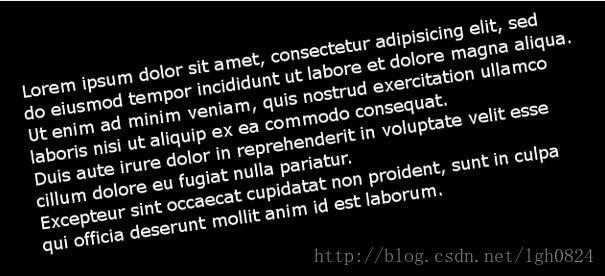
#> input picture image/20170726002652836.jpeg, 605 x 276 px
$ python -i detect_text.py   (imports and definitions only)   (older library calls are emulated)
#> lines starting #> are read from the running program, lines starting #| are printed output that depends on the picture; after the words box and inside, x2 and y2 are one past the last pixel; in counts of white or black regions, pixels touching at a corner belong together
#> further down, picture is the input picture: shape (276, 605, 3); min 0, max 255, mean 26.9

import cv2
import sys
import numpy as np
def preprocess(gray,i):
    # 1. Sobel算子，x方向求梯度
#> called with i = 3
    sobel = cv2.Sobel(gray, cv2.CV_8U, 1, 0, ksize = 3)
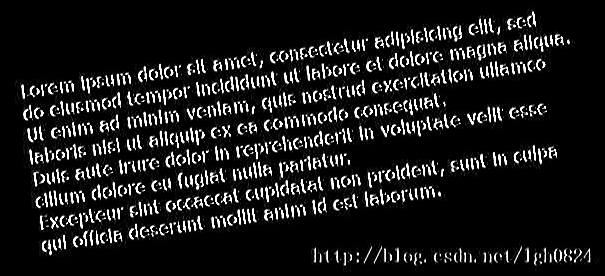
#> sobel: shape (276, 605); min 0, max 255, mean 27.2
    # 2. 二值化
    ret, binary = cv2.threshold(sobel, 0, 255, cv2.THRESH_OTSU+cv2.THRESH_BINARY)
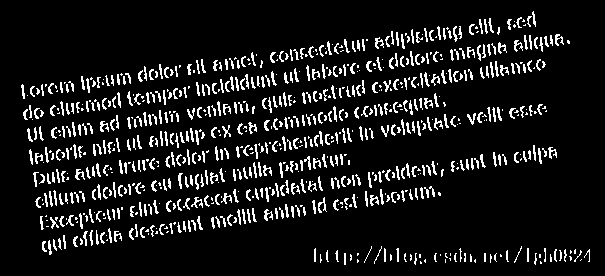
#> binary: shape (276, 605); 10% white in thin lines or dots, all inside (x1, y1, x2, y2) = (21, 11, 590, 265)
#> ret = 119

    # 3. 膨胀和腐蚀操作的核函数
    element1 = cv2.getStructuringElement(cv2.MORPH_RECT, (30, 9))
    element2 = cv2.getStructuringElement(cv2.MORPH_RECT, (24, 6))

    # 4. 膨胀一次，让轮廓突出
    dilation = cv2.dilate(binary, element2, iterations = 1)
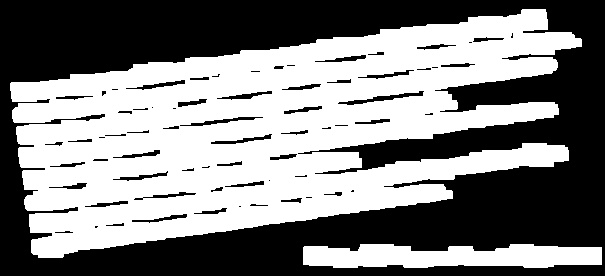
#> dilation: shape (276, 605); 51.2% white; 69 black regions (23 under 20 px), largest, box (x1, y1, x2, y2) and area: (0, 0, 605, 276) 77298, (338, 91, 424, 105) 310, (180, 117, 263, 126) 220

    # 5. 腐蚀一次，去掉细节，如表格线等。注意这里去掉的是竖直的线
    erosion = cv2.erode(dilation, element1, iterations = 1)
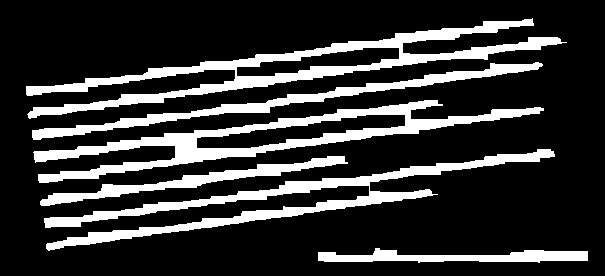
#> erosion: shape (276, 605); 20.5% white; 6 white regions, box (x1, y1, x2, y2) and area: (26, 18, 567, 119) 9030, (33, 100, 544, 183) 8156, (44, 149, 555, 251) 7729, (32, 62, 543, 140) 4241, (40, 156, 348, 206) 2773, (318, 248, 588, 263) 2257

    # 6. 再次膨胀，让轮廓明显一些
    dilation2 = cv2.dilate(erosion, element2, iterations = i)
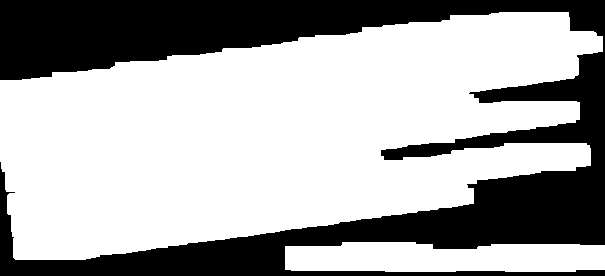
#> dilation2: shape (276, 605); 66% white; 1 black region
    # 7. 存储中间图片
    """
    cv2.imwrite("binary.png", binary)
    cv2.imwrite("dilation.png", dilation)
    cv2.imwrite("erosion.png", erosion)
    cv2.imwrite("dilation2.png", dilation2)
    cv2.imshow("binary", binary)
    cv2.imshow("dilation", dilation)
    cv2.imshow("erosion", erosion)
    cv2.imshow("dilation2", dilation2)
    """
    cv2.waitKey(0)
    cv2.destroyAllWindows()
    return dilation2


def findTextRegion(img):
    region = []

    # 1. 查找轮廓
    image,contours, hierarchy = cv2.findContours(img, cv2.RETR_TREE, cv2.CHAIN_APPROX_SIMPLE)
#> contours = 2 contours; box (x1, y1, x2, y2) and area: (0, 12, 603, 260) 100653, (285, 242, 605, 272) 8160

    # 2. 筛选那些面积小的
    for i in range(len(contours)):
        cnt = contours[i]
        # 计算该轮廓的面积
        area = cv2.contourArea(cnt)

        # 面积小的都筛选掉
        if(area < 300):
            continue
        # 轮廓近似，作用很小
        epsilon = 0.001 * cv2.arcLength(cnt, True)
        approx = cv2.approxPolyDP(cnt, epsilon, True)
        # 找到最小的矩形，该矩形可能有方向
        rect = cv2.minAreaRect(cnt)
        """
        print ("rect is: ")
        print (rect)
        """
        # box是四个点的坐标
        box = cv2.boxPoints(rect)
        box = np.int0(box)

        # 计算高和宽
        height = abs(box[0][1] - box[2][1])
        width = abs(box[0][0] - box[2][0])

        # 筛选那些太细的矩形，留下扁的
        if(height > width * 1.2):
            continue

        region.append(box)
#> this loop made 2 passes
#> (area, epsilon, rect, box, height, width) on passes 1 to 2: (8159.5, 0.7, ((444.5, 256.5), (29, 319), -90), [[604, 271], [285, 271], [285, 242], [604, 242]], 29, 319), (100653, 2.3, ((305.4, 131.5), (614.2, 191.1), -8.07), [[14, 269], [-12, 80], [596, -6], [622, 183]], 275, 582)
#> after the loop, region = [[[604, 271], [285, 271], [285, 242], [604, 242]], [[14, 269], [-12, 80], [596, -6], [622, 183]]]

    return region


def detect(img):
    # 1.  转化成灰度图
    gray = cv2.cvtColor(img, cv2.COLOR_BGR2GRAY)

    # 2. 形态学变换的预处理，得到可以查找矩形的图片
    dilation = preprocess(gray,3)

    # 3. 查找和筛选文字区域
    region = findTextRegion(dilation)
    for i in range(2,0,-1):
        dilation = preprocess(gray,i)
        region += findTextRegion(dilation)
#> this loop made 2 passes
#> ret in preprocess on passes 1 to 2: 119, 119
#> pass 1, in preprocess (call 2), `dilation2 = cv2.dilate(erosion, element2, iterations = i)`:
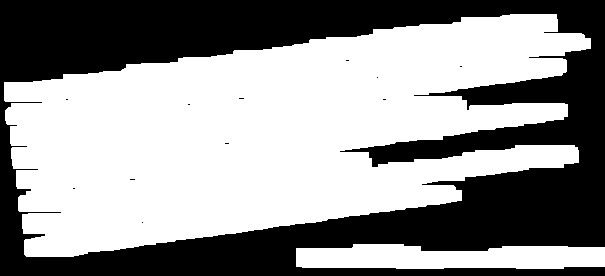
#> dilation2: shape (276, 605); 58.1% white; 12 black regions (11 under 20 px), largest, box (x1, y1, x2, y2) and area: (0, 0, 605, 276) 69907
#> pass 2, in preprocess (call 3), `dilation2 = cv2.dilate(erosion, element2, iterations = i)`:
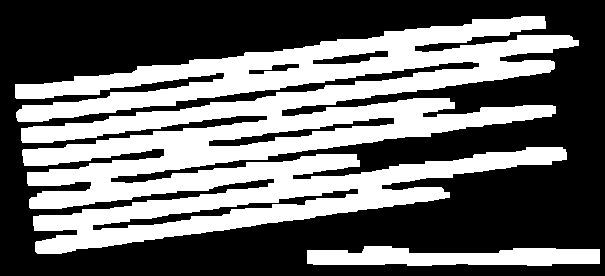
#> dilation2: shape (276, 605); 41% white; 2 white regions, box (x1, y1, x2, y2) and area: (15, 16, 579, 254) 64195, (307, 246, 600, 266) 4320
    # 4. 用绿线画出这些找到的轮廓
    """
    for box in region:
        cv2.drawContours(img, [box], 0, (0, 255, 0), 2)
    cv2.namedWindow("img", cv2.WINDOW_NORMAL)
    cv2.imshow("img", img)

    # 带轮廓的图片

    cv2.waitKey(0)
    cv2.destroyAllWindows()
    """
    return region

>>> import cv2
>>> picture = cv2.imread('image/20170726002652836.jpeg')
>>> result = detect(picture)
#> result = 9 items
